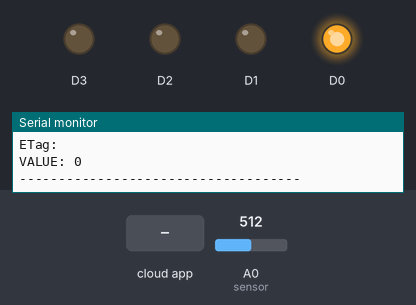
Bench run of a sketch on a simulated ESP8266 (NodeMCU). Parts: output pins drawn as LEDs (lit = HIGH), the last lines printed to the serial monitor. Inputs (shaded band) come from the test bench; at power-on: A0 (sensor) = 512. WiFi joins after 1.5 s; servers stay silent unless stated; the Firebase database answers and starts empty.

Above: at 2.7 s.
2.8 s: the phone or cloud app sets led2 to 2
At 4.3 s:
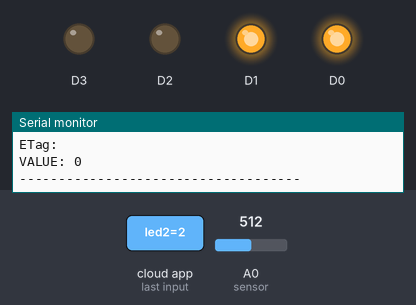
4.8 s: the phone or cloud app sets led1 to 1
At 6.5 s:
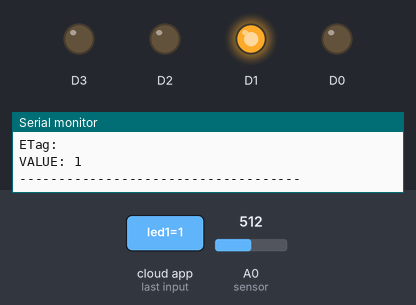
6.8 s: the phone or cloud app sets led3 to 4
At 8.7 s:
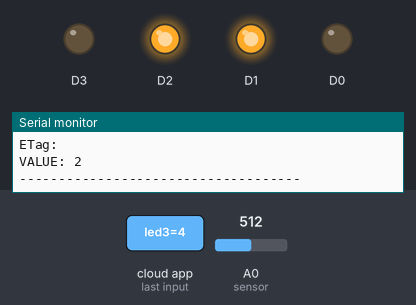
9.2 s: the phone or cloud app sets led2 to 3
At 10.9 s:
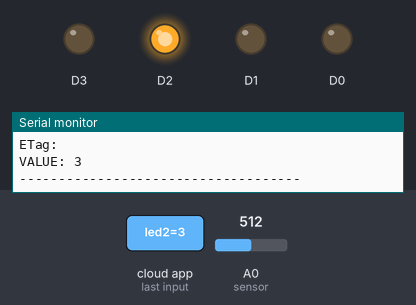
11.2 s: the phone or cloud app sets led1 to 0
At 12.9 s:
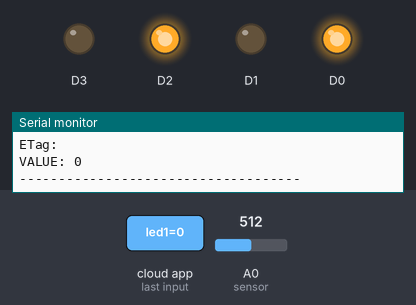
13.2 s: the phone or cloud app sets led2 to 2
At 14.6 s:
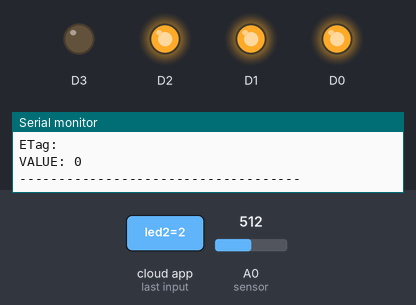
Timing chart, 0 to 16.2 s (numbered marks = the images above; inputs shaded):
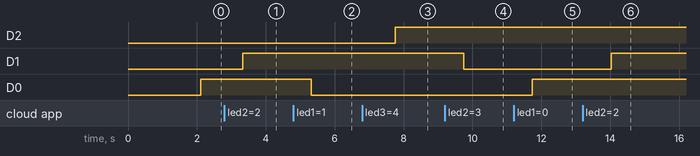

The sketch:

smart_home_1.2.ino
```cpp
#include "FirebaseESP8266.h"
#include <ESP8266WiFi.h>

#include <DNSServer.h>
#include <ESP8266WebServer.h>
#include<WiFiManager.h>

#define FIREBASE_HOST "project1-8b260.firebaseio.com"
#define FIREBASE_AUTH "1Yi4eaJ8SKeaFGqYFIqO6Ax4gpJCIlgQ8MOfOXLa"

String path = "/Test";


FirebaseData firebaseData;
FirebaseJson json;
void printResult(FirebaseData &data);

int sensor =A0;
int val;
int humidity=38;
int temp=23;


void setup()
{
    Serial.begin(115200);

  WiFiManager wifiManager;
  wifiManager.autoConnect("HIGH VOLTAGES","123456789");
  Serial.println("Connected.....");


    pinMode(D0,OUTPUT);
    pinMode(D1,OUTPUT);
    pinMode(D2,OUTPUT);
    pinMode(D3,OUTPUT);
    pinMode(sensor,INPUT);


//Connecting to FireBase........................................................
  Firebase.begin(FIREBASE_HOST, FIREBASE_AUTH);
  Firebase.reconnectWiFi(true);
  firebaseData.setBSSLBufferSize(1024, 1024);
  firebaseData.setResponseSize(1024);
  Firebase.setReadTimeout(firebaseData, 1000 * 60);
  Firebase.setwriteSizeLimit(firebaseData, "tiny");

}

void loop()
{
  val=analogRead(A0);

    //Publishing gas value to the firebase database..........................
  if (Firebase.setInt(firebaseData, path + "/Int", val))
    {
      Serial.println("PASSED");
      Serial.println("PATH: " + firebaseData.dataPath());
      Serial.println("TYPE: " + firebaseData.dataType());
      Serial.println("ETag: " + firebaseData.ETag());
      Serial.print("VALUE: ");
      printResult(firebaseData);
      Serial.println("------------------------------------");
      Serial.println();
    }
    else
    {
      Serial.println("FAILED");
      Serial.println("REASON: " + firebaseData.errorReason());
      Serial.println("------------------------------------");
      Serial.println();
    }


     //Publishing humidity value to the firebase database..........................
  if (Firebase.setInt(firebaseData, path + "/humidity", humidity))
    {
      Serial.println("PASSED");
      Serial.println("PATH: " + firebaseData.dataPath());
      Serial.println("TYPE: " + firebaseData.dataType());
      Serial.println("ETag: " + firebaseData.ETag());
      Serial.print("VALUE: ");
      printResult(firebaseData);
      Serial.println("------------------------------------");
      Serial.println();
    }
    else
    {
      Serial.println("FAILED");
      Serial.println("REASON: " + firebaseData.errorReason());
      Serial.println("------------------------------------");
      Serial.println();
    }

//Publishing temperature value to the firebase database..........................
    if (Firebase.setInt(firebaseData, path + "/temperature", temp))
    {
      Serial.println("PASSED");
      Serial.println("PATH: " + firebaseData.dataPath());
      Serial.println("TYPE: " + firebaseData.dataType());
      Serial.println("ETag: " + firebaseData.ETag());
      Serial.print("VALUE: ");
      printResult(firebaseData);
      Serial.println("------------------------------------");
      Serial.println();
    }
    else
    {
      Serial.println("FAILED");
      Serial.println("REASON: " + firebaseData.errorReason());
      Serial.println("------------------------------------");
      Serial.println();
    }


//Getting  the  led controlling data.............................................
 if (Firebase.getInt(firebaseData, path + "/led1"))
   {
      Serial.println("PASSED");
      Serial.println("PATH: " + firebaseData.dataPath());
      Serial.println("TYPE: " + firebaseData.dataType());
      Serial.println("ETag: " + firebaseData.ETag());
      Serial.print("VALUE: ");
      printResult(firebaseData);
      Serial.println("------------------------------------");
      Serial.println();

 if(firebaseData.intData()==0)
      {
        digitalWrite(D0,HIGH);
      }
      else if(firebaseData.intData()==1)
      {
        digitalWrite(D0,LOW);
      }

   }
   /////////////////////////////////////////////////////////////////////////////////////
   if (Firebase.getInt(firebaseData, path + "/led2"))
   {
      Serial.println("PASSED");
      Serial.println("PATH: " + firebaseData.dataPath());
      Serial.println("TYPE: " + firebaseData.dataType());
      Serial.println("ETag: " + firebaseData.ETag());
      Serial.print("VALUE: ");
      printResult(firebaseData);
      Serial.println("------------------------------------");
      Serial.println();

 if(firebaseData.intData()==2)
      {
        digitalWrite(D1,HIGH);
      }
      else if(firebaseData.intData()==3)
      {
        digitalWrite(D1,LOW);
      }

   }

     /////////////////////////////////////////////////////////////////////////////////////
   if (Firebase.getInt(firebaseData, path + "/led3"))
   {
      Serial.println("PASSED");
      Serial.println("PATH: " + firebaseData.dataPath());
      Serial.println("TYPE: " + firebaseData.dataType());
      Serial.println("ETag: " + firebaseData.ETag());
      Serial.print("VALUE: ");
      printResult(firebaseData);
      Serial.println("------------------------------------");
      Serial.println();

 if(firebaseData.intData()==4)
      {
        digitalWrite(D2,HIGH);
      }
      else if(firebaseData.intData()==5)
      {
        digitalWrite(D2,LOW);
      }

   }

     /////////////////////////////////////////////////////////////////////////////////////
   if (Firebase.getInt(firebaseData, path + "/led4"))
   {
      Serial.println("PASSED");
      Serial.println("PATH: " + firebaseData.dataPath());
      Serial.println("TYPE: " + firebaseData.dataType());
      Serial.println("ETag: " + firebaseData.ETag());
      Serial.print("VALUE: ");
      printResult(firebaseData);
      Serial.println("------------------------------------");
      Serial.println();

 if(firebaseData.intData()==6)
      {
        digitalWrite(D3,HIGH);
      }
      else if(firebaseData.intData()==7)
      {
        digitalWrite(D3,LOW);
      }

   }

  ////////////////////////////////////////////////////////////////////////////////////////////////////
      else
      {
        Serial.println("FAILED");
        Serial.println("REASON: " + firebaseData.errorReason());
        Serial.println("------------------------------------");
        Serial.println();
      }

}

//Necessary functions are written on there................................................
void printResult(FirebaseData &data)
{

    if (data.dataType() == "int")
        Serial.println(data.intData());
    else if (data.dataType() == "float")
        Serial.println(data.floatData(), 5);
    else if (data.dataType() == "double")
        printf("%.9lf\n", data.doubleData());
    else if (data.dataType() == "boolean")
        Serial.println(data.boolData() == 1 ? "true" : "false");
    else if (data.dataType() == "string")
        Serial.println(data.stringData());
    else if (data.dataType() == "json")
    {
        Serial.println();
        FirebaseJson &json = data.jsonObject();
        //Print all object data
        Serial.println("Pretty printed JSON data:");
        String jsonStr;
        json.toString(jsonStr,true);
        Serial.println(jsonStr);
        Serial.println();
        Serial.println("Iterate JSON data:");
        Serial.println();
        size_t len = json.iteratorBegin();
        String key, value = "";
        int type = 0;
        for (size_t i = 0; i < len; i++)
        {
            json.iteratorGet(i, type, key, value);
            Serial.print(i);
            Serial.print(", ");
            Serial.print("Type: ");
            Serial.print(type == FirebaseJson::JSON_OBJECT ? "object" : "array");
            if (type == FirebaseJson::JSON_OBJECT)
            {
                Serial.print(", Key: ");
                Serial.print(key);
            }
            Serial.print(", Value: ");
            Serial.println(value);
        }
        json.iteratorEnd();
    }
    else if (data.dataType() == "array")
    {
        Serial.println();
        //get array data from FirebaseData using FirebaseJsonArray object
        FirebaseJsonArray &arr = data.jsonArray();
        //Print all array values
        Serial.println("Pretty printed Array:");
        String arrStr;
        arr.toString(arrStr,true);
        Serial.println(arrStr);
        Serial.println();
        Serial.println("Iterate array values:");
        Serial.println();
        for (size_t i = 0; i < arr.size(); i++)
        {
            Serial.print(i);
            Serial.print(", Value: ");

            FirebaseJsonData &jsonData = data.jsonData();
            //Get the result data from FirebaseJsonArray object
            arr.get(jsonData, i);
            if (jsonData.typeNum == FirebaseJson::JSON_BOOL)
                Serial.println(jsonData.boolValue ? "true" : "false");
            else if (jsonData.typeNum == FirebaseJson::JSON_INT)
                Serial.println(jsonData.intValue);
            else if (jsonData.typeNum == FirebaseJson::JSON_DOUBLE)
                printf("%.9lf\n", jsonData.doubleValue);
            else if (jsonData.typeNum == FirebaseJson::JSON_STRING ||
                     jsonData.typeNum == FirebaseJson::JSON_NULL ||
                     jsonData.typeNum == FirebaseJson::JSON_OBJECT ||
                     jsonData.typeNum == FirebaseJson::JSON_ARRAY)
                Serial.println(jsonData.stringValue);
        }
    }
}
```

Measured:
- after the input at 2.8 s, D1: LOW → HIGH after 0.53 s
- after the input at 4.8 s, D0: HIGH → LOW after 0.52 s
- after the input at 6.8 s, D2: LOW → HIGH after 0.96 s
- after the input at 9.2 s, D1: HIGH → LOW after 0.55 s
- after the input at 11.2 s, D0: LOW → HIGH after 0.53 s
- after the input at 13.2 s, D1: LOW → HIGH after 0.83 s
